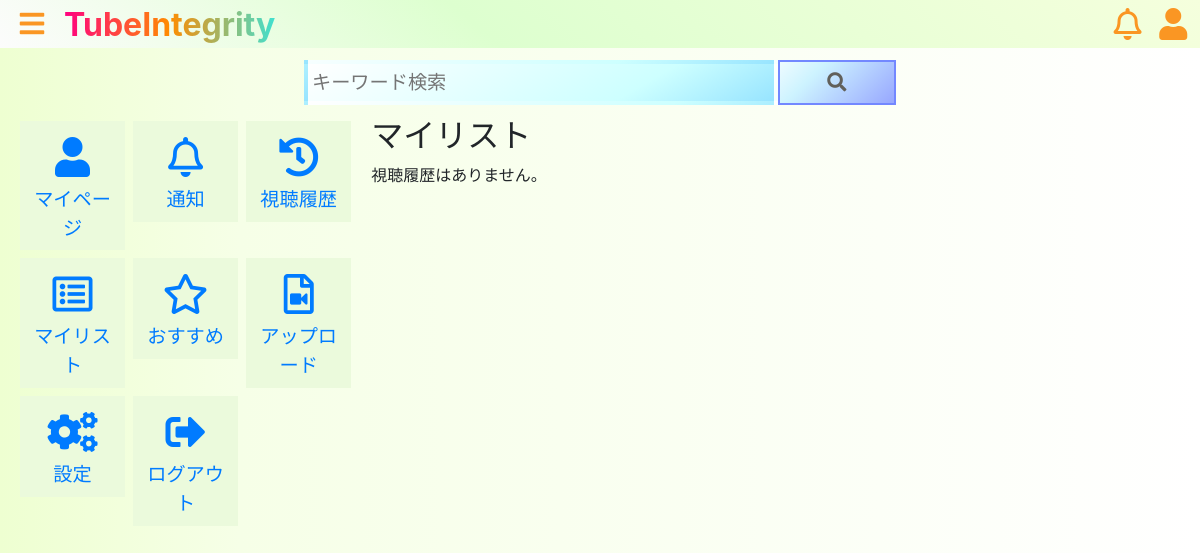
The app's page /mylist/ (signed in), older data.
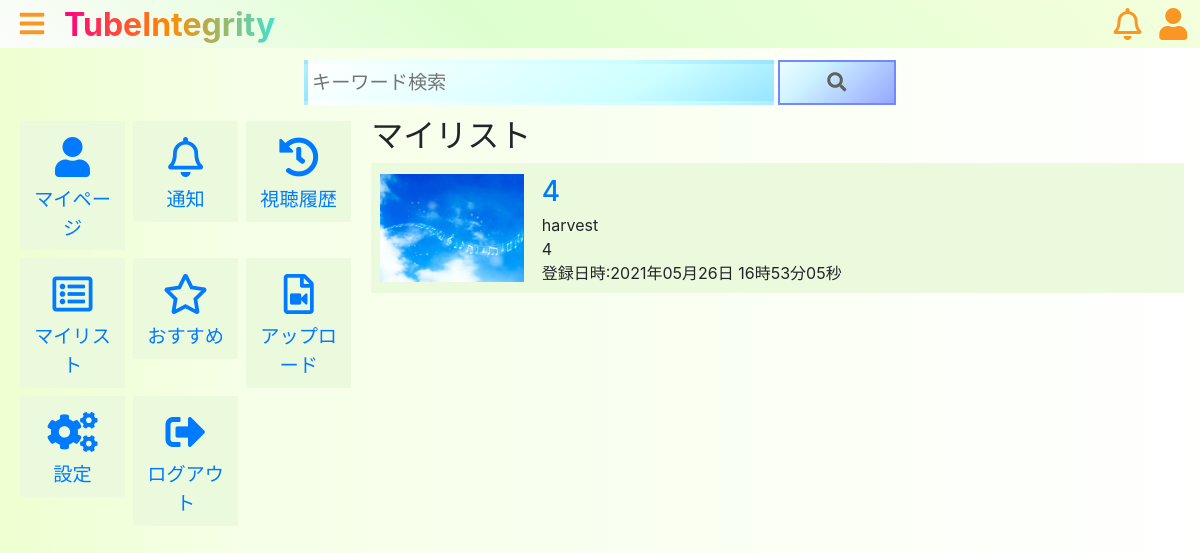
The same page, newer data.
### tube/models.py (models this page shows, shortened)
class MyList(models.Model):
    class Meta:
        db_table    = "mylist"
    id       = models.UUIDField(default=uuid.uuid4, primary_key=True, editable=False)
    dt       = models.DateTimeField(verbose_name="登録日時", default=timezone.now)
    target   = models.ForeignKey(Video, verbose_name="マイリスト動画", on_delete=models.CASCADE)
    user     = models.ForeignKey(settings.AUTH_USER_MODEL, verbose_name="登録したユーザー", on_delete=models.CASCADE)

class Video(models.Model):
    class Meta:
        db_table = "video"
    id       = models.UUIDField(default=uuid.uuid4, primary_key=True, editable=False )
    category = models.ForeignKey(Category, verbose_name="カテゴリ", on_delete=models.PROTECT)
    dt       = models.DateTimeField(verbose_name="投稿日", default=timezone.now)
    title        = models.CharField(verbose_name="タイトル", max_length=50)
    description  = models.CharField(verbose_name="動画説明文", max_length=300)
    movie        = models.FileField(verbose_name="動画", upload_to="tube/movie", blank=True)
    thumbnail    = models.ImageField(verbose_name="サムネイル", upload_to="tube/thumbnail/", null=True)
    user         = models.ForeignKey(settings.AUTH_USER_MODEL, verbose_name="投稿者", on_delete=models.CASCADE)
    edited       = models.BooleanField(default=False)
    mime         = models.TextField(verbose_name="MIMEタイプ", null=True)
    views        = models.IntegerField(verbose_name="再生回数", default=0, validators=[MinValueValidator(0)])

### users/models.py (models this page shows, shortened)
class CustomUser(AbstractBaseUser, PermissionsMixin):
    username_validator  = UnicodeUsernameValidator()
    id          = models.UUIDField( default=uuid.uuid4, primary_key=True, editable=False )
    username    = models.CharField(
                    _('username'),
                    max_length=150,
                    unique=True,
                    help_text=_('Required. 150 characters or fewer. Letters, digits and @/./+/-/_ only.'),
                    validators=[username_validator],
                    error_messages={
                        'unique': _("A user with that username already exists."),
                    },
                )
    handle_name = models.CharField(verbose_name="Handle_name", max_length=150)
    email       = models.EmailField(_('email address'))  #blank=True消去
    is_staff    = models.BooleanField(
                    _('staff status'),
                    default=False,
                    help_text=_('Designates whether the user can log into this admin site.'),
                )
    is_active   = models.BooleanField(
                    _('active'),
                    default=True,
                    help_text=_(
                        'Designates whether this user should be treated as active. '
                        'Unselect this instead of deleting accounts.'
                    ),
                )
    date_joined = models.DateTimeField(_('date joined'), default=timezone.now)
    usericon    = models.ImageField(verbose_name="ユーザーアイコン", upload_to="tube/usericon/",blank=True, null=True)
    objects     = UserManager()
    EMAIL_FIELD     = 'email'
    USERNAME_FIELD  = 'username'
    REQUIRED_FIELDS = ['email','handle_name']  #ハンドルネーム追加
    class Meta:
        verbose_name        = _('user')
        verbose_name_plural = _('users')

### tube/views.py (the view, shortened to what this page needs)
class MyListView(LoginRequiredMixin,views.APIView):
    def get(self,request,*args,**kwargs):
        mylists = MyList.objects.filter(user=request.user.id).order_by("-dt")
        context = {"mylists":mylists}
        return render(request,"tube/mylist.html",context)

### templates/tube/mylist.html
{% extends "tube/mypage_base.html" %}
{% load static %}
{% block mypage_content %}
<h2>マイリスト</h2>
{% for mylist in mylists %}
<div class="video_list_view">
    <div class="video_list_thumbnail_area">
        {% if mylist.target.thumbnail %}
        <a class="video_list_thumbnail" href="{% url 'tube:single' mylist.target.id %}"><img src="/media/{{ mylist.target.thumbnail }}" alt="thumbnail"></a>
        {% else %}
        <a class="video_list_thumbnail" href="{% url 'tube:single' mylist.target.id %}"><img src="{% static 'tube/img/no-img.png' %}" alt="thumbnail"></a>
        {% endif %}
    </div>
    <div class="video_list_description_area">
        <div class="video_list_description_inner">
            <h3 class="video_list_title"><a class="video_list_title_link" href="{% url 'tube:single' mylist.target.id %}">{{ mylist.target.title }}</a></h3>
            <div>{{ mylist.target.user.handle_name }}</div>
            <div>{{ mylist.target.description }}</div>
            <div>登録日時:{{ mylist.dt|date:"Y年m月d日 H時i分s秒" }}</div>
        </div>
    </div>
</div>
{% empty %}
<p>視聴履歴はありません。</p>
{% endfor %}
{% endblock %}

Row changes from the older to the newer data that the page shows:
added MyList: target.thumbnail (picture), target "4", target.user.handle_name "harvest", target.description "4", dt "2021年05月26日 16時53分05秒"
Text that changed along with them:
text no longer shown: "視聴履歴はありません。"
